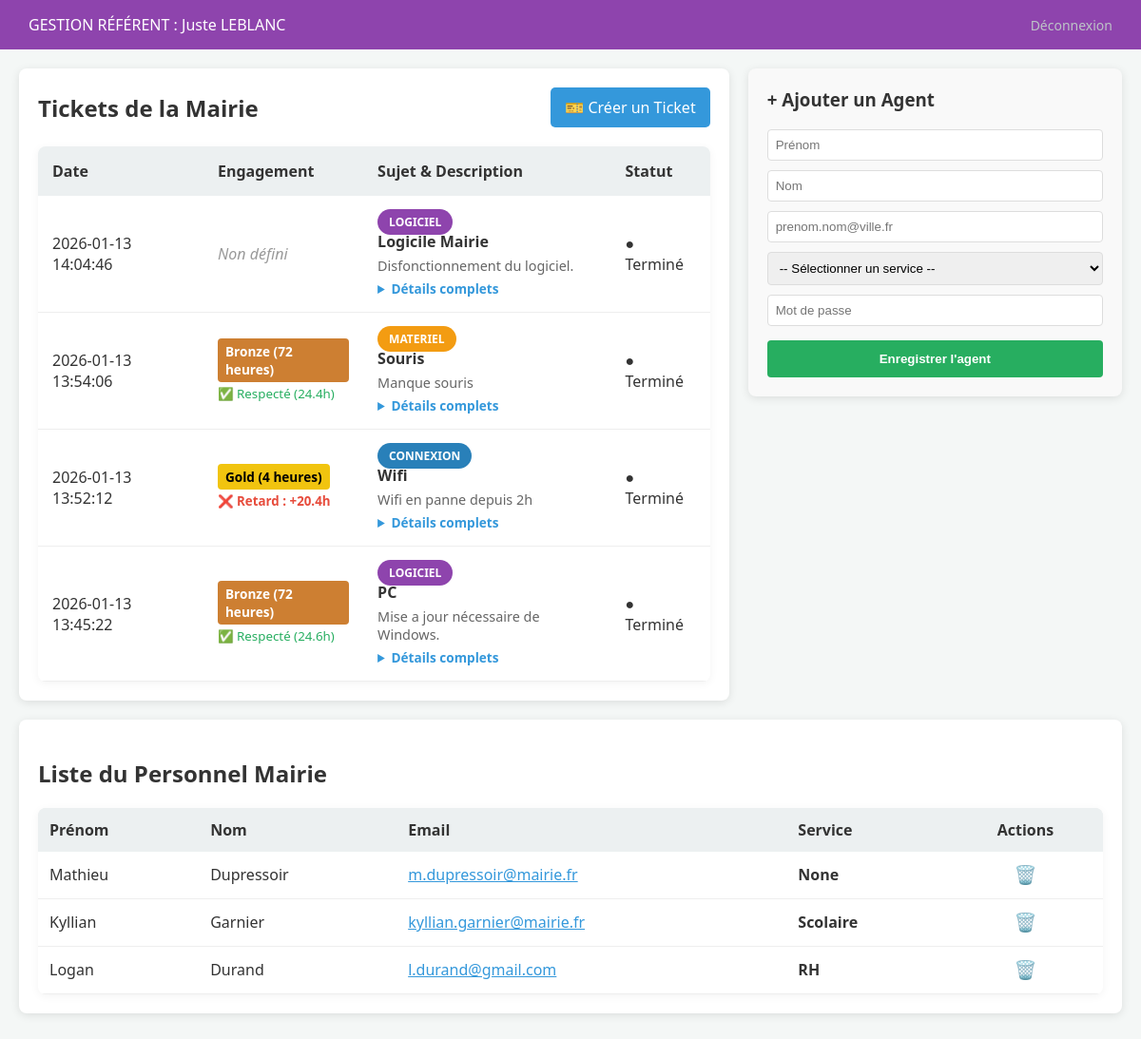
Screenshot of /referent/dashboard (signed in) with the database file from the repository.
### tables this page shows
CREATE TABLE usager (
    id INTEGER PRIMARY KEY AUTOINCREMENT,
    nom TEXT NOT NULL,
    prenom TEXT NOT NULL,
    email TEXT NOT NULL UNIQUE,
    mdp TEXT NOT NULL,
    role TEXT, -- Accepté comme NULL maintenant
    service TEXT,
    specialite TEXT,
    mairie_id INTEGER,
    prestataire_id INTEGER
, premier_login INTEGER DEFAULT 1, code_recup TEXT);

CREATE TABLE ticket (
    id INTEGER PRIMARY KEY AUTOINCREMENT,
    titre TEXT NOT NULL,
    description TEXT,
    type_prestation TEXT NOT NULL, -- 'connexion', 'materiel', 'logiciel', 'securite'
    statut TEXT DEFAULT 'Nouveau',
    date_creation DATETIME DEFAULT CURRENT_TIMESTAMP,
    createur_id INTEGER NOT NULL,
    admin_id INTEGER, technicien_id INTEGER, duree TEXT, contrat TEXT, date_fin DATETIME,
    FOREIGN KEY (createur_id) REFERENCES "usager_old"(id),
    FOREIGN KEY (admin_id) REFERENCES "usager_old"(id)
);

### app.py (the view)
@app.route('/referent/dashboard')
@login_required
def dashboard_referent():
    if current_user.role not in ['referent', 'référent']:
        return redirect(url_for('login'))
    conn = get_db_connection()
    membres = conn.execute('''
        SELECT id, nom, prenom, email, service
        FROM usager
        WHERE mairie_id = ? AND role = 'personnel_mairie'
    ''', (current_user.mairie_id,)).fetchall()
    tickets = conn.execute('''
        SELECT t.*, u.nom as demandeur, u.service
        FROM ticket t
        JOIN usager u ON t.createur_id = u.id
        WHERE u.mairie_id = ?
        ORDER BY t.date_creation DESC
    ''', (current_user.mairie_id,)).fetchall()
    conn.close()
    return render_template('dashboard_referent.html', membres=membres, tickets=tickets)

### app.py (called while the page is built)
def get_db_connection():
    conn = sqlite3.connect('mairie.db')
    conn.row_factory = sqlite3.Row
    return conn

@login_manager.user_loader
def load_user(user_id):
    conn = get_db_connection()
    u = conn.execute('SELECT * FROM usager WHERE id = ?', (user_id,)).fetchone()
    conn.close()
    if u:
        return Usager(u['id'], u['nom'], u['prenom'], u['role'], u['mairie_id'],u['premier_login'])
    return None

@app.template_filter('to_datetime')
def to_datetime_filter(s):
    if not s: return None
    try:
        return datetime.strptime(s, '%Y-%m-%d %H:%M:%S')
    except:
        return None

### templates/dashboard_referent.html (shortened to what this page needs)
<!DOCTYPE html>
<html lang="fr">
<head>
    <link rel="stylesheet" href="{{ url_for('static', filename='css/style.css') }}">
</head>
<body class="menu-body">
    <header class="admin-header" style="background-color: #8e44ad;">
        <div class="logo">GESTION RÉFÉRENT : {{ current_user.prenom }} {{ current_user.nom }}</div>
        <a href="{{ url_for('logout') }}" class="btn-logout">Déconnexion</a>
    </header>
    <div style="display: flex; gap: 20px; padding: 20px; align-items: flex-start;">
        <div style="flex: 2; background: white; padding: 20px; border-radius: 8px; box-shadow: 0 2px 10px rgba(0,0,0,0.1);">
            <div style="display: flex; justify-content: space-between; align-items: center; margin-bottom: 20px;">
                <h2 style="margin: 0;">Tickets de la Mairie</h2>
                <a href="{{ url_for('nouveau_ticket') }}" class="btn-primary" style="text-decoration: none; padding: 10px 15px; background: #3498db; color: white; border-radius: 5px;">🎫 Créer un Ticket</a>
            </div>
            <table>
                <thead>
                    <tr>
                        <th>Date</th>
                        <th>Engagement</th>
                        <th>Sujet & Description</th>
                        <th>Statut</th>
                    </tr>
                </thead>
                <tbody>
                    {% for ticket in tickets %}
                    <tr>
                        <td>{{ ticket['date_creation'] }}</td>
                        <td>
                            {% if ticket.contrat %}
                                <div style="line-height: 1.4;">
                                    <span class="badge-contrat {{ ticket.contrat|lower }}">
                                        {{ ticket.contrat }} ({{ ticket.duree }})
                                    </span><br>
                                    {% if ticket.statut == 'Terminé' and ticket.date_fin %}
                                        {% set debut = ticket.date_creation | to_datetime %}
                                        {% set fin = ticket.date_fin | to_datetime %}
                                        {% if debut and fin %}
                                            {% set ecoule = (fin - debut).total_seconds() / 3600 %}
                                            {% set limite = 4 if ticket.contrat == 'Gold' else 24 if ticket.contrat == 'Silver' else 72 %}
                                            {% if ecoule <= limite %}
                                                <small style="color: #27ae60;">✅ Respecté ({{ ecoule|round(1) }}h)</small>
                                            {% else %}
                                                <small style="color: #e74c3c; font-weight: bold;">
                                                    ❌ Retard : +{{ (ecoule - limite)|round(1) }}h
                                                </small>
                                            {% endif %}
                                        {% endif %}
                                    {% endif %}
                                </div>
                            {% else %}
                                <em style="color: #999;">Non défini</em>
                            {% endif %}
                        </td>
                        <td style="max-width: 300px;">
                            <span class="badge {{ ticket['type_prestation'] }}" style="font-size: 0.75em;">
                                {{ ticket['type_prestation'] }}
                            </span><br>
                            <strong>{{ ticket['titre'] }}</strong>
                            <div class="desc-tronquee">{{ ticket['description'] }}</div>
                            <details>
                                <summary>Détails complets</summary>
                            </details>
                        </td>
                        <td>
                            <span class="status-{{ ticket['statut'].lower().replace(' ', '') }}">
                                ● {{ ticket['statut'] }}
                            </span>
                        </td>
                    </tr>
                    {% else %}
                    <tr>
                        <td colspan="4" style="text-align: center; padding: 50px; color: #999;">Aucun ticket pour le moment.</td>
                    </tr>
                    {% endfor %}
                </tbody>
            </table>
        </div>
        <div style="flex: 1; background: #f9f9f9; padding: 20px; border-radius: 8px; box-shadow: 0 2px 10px rgba(0,0,0,0.1);">
            <h3 style="margin-top: 0;">+ Ajouter un Agent</h3>
            <form action="{{ url_for('ajouter_personnel_referent') }}" method="POST">
                <input type="text" name="prenom" placeholder="Prénom" required style="width: 95%; margin-bottom: 10px; padding: 8px; border: 1px solid #ddd; border-radius: 4px;">
                <input type="text" name="nom" placeholder="Nom" required style="width: 95%; margin-bottom: 10px; padding: 8px; border: 1px solid #ddd; border-radius: 4px;">
                <input type="email" name="email" placeholder="prenom.nom@ville.fr" required
                       pattern="[a-zA-Z0-9.-]+\.(fr|gmail\.com)$"
                       title="L'email doit se terminer par .fr ou gmail.com"
                       style="width: 95%; margin-bottom: 10px; padding: 8px; border: 1px solid #ddd; border-radius: 4px;">
                <select name="service" required style="width: 100%; margin-bottom: 10px; padding: 8px; border: 1px solid #ddd; border-radius: 4px;">
                    <option value="">-- Sélectionner un service --</option>
                </select>
                <input type="password" name="mdp" placeholder="Mot de passe" required style="width: 95%; margin-bottom: 15px; padding: 8px; border: 1px solid #ddd; border-radius: 4px;">
                <button type="submit" style="width: 100%; background: #27ae60; color: white; border: none; padding: 12px; border-radius: 4px; cursor: pointer; font-weight: bold;">Enregistrer l'agent</button>
            </form>
        </div>
    </div>
    <div style="padding: 0 20px 40px 20px;">
        <div style="background: white; padding: 20px; border-radius: 8px; box-shadow: 0 2px 10px rgba(0,0,0,0.1);">
            <h2>Liste du Personnel Mairie</h2>
            <table style="width: 100%; border-collapse: collapse;">
                <thead>
                    <tr style="background: #f2f2f2; text-align: left;">
                        <th style="padding: 12px;">Prénom</th>
                        <th style="padding: 12px;">Nom</th>
                        <th style="padding: 12px;">Email</th>
                        <th style="padding: 12px;">Service</th>
                        <th style="padding: 12px; text-align: center;">Actions</th>
                    </tr>
                </thead>
                <tbody>
                    {% for membre in membres %}
                    <tr style="border-bottom: 1px solid #eee;">
                        <td style="padding: 12px;">{{ membre.prenom }}</td>
                        <td style="padding: 12px;">{{ membre.nom }}</td>
                        <td style="padding: 12px;"><a href="mailto:{{ membre.email }}" style="color: #3498db;">{{ membre.email }}</a></td>
                        <td style="padding: 12px;"><strong>{{ membre.service }}</strong></td>
                        <td style="padding: 12px; text-align: center;">
                            <form action="{{ url_for('supprimer_personnel', user_id=membre.id) }}"
                                  method="POST"
                                  onsubmit="return confirm('Êtes-vous sûr de vouloir supprimer {{ membre.prenom }} {{ membre.nom }} ?');"
                                  style="display: inline;">
                                <button type="submit" style="background: none; border: none; color: #e74c3c; cursor: pointer; font-size: 1.2em;" title="Supprimer cet agent">🗑️</button>
                            </form>
                        </td>
                    </tr>
                    {% endfor %}
                </tbody>
            </table>
        </div>
    </div>
</body>
</html>

### static/css/style.css (style rules this page uses)
:root { --admin-dark: #2c3e50; --admin-blue: #34495e; --mairie-blue: #3498db; --success: #27ae60; --danger: #e74c3c; --warning: #f39c12; --bg-light: #f4f7f6; --text-dark: #333; }
body { font-family: 'Segoe UI', Tahoma, Geneva, Verdana, sans-serif; background-color: var(--bg-light); color: var(--text-dark); margin: 0; }
.admin-header { background: var(--admin-dark); color: white; padding: 15px 30px; display: flex; justify-content: space-between; align-items: center; }
table { width: 100%; background: white; border-collapse: collapse; border-radius: 8px; overflow: hidden; box-shadow: 0 2px 10px rgba(0,0,0,0.05); }
th { background-color: #ecf0f1; padding: 15px; text-align: left; }
td { padding: 15px; border-bottom: 1px solid #eee; }
.badge { padding: 5px 12px; border-radius: 20px; font-size: 12px; font-weight: bold; color: white; text-transform: uppercase; }
.connexion { background-color: #2980b9; }
.materiel { background-color: #f39c12; }
.logiciel { background-color: #8e44ad; }
.btn-logout { color: #bdc3c7; text-decoration: none; font-size: 14px; }

### templates/dashboard_referent.html (style rules this page uses)
.desc-tronquee { display: -webkit-box; -webkit-line-clamp: 2; -webkit-box-orient: vertical; overflow: hidden; text-overflow: ellipsis; color: #666; font-size: 0.9em; margin-top: 5px; }
details summary { cursor: pointer; color: #3498db; font-size: 0.85em; font-weight: bold; outline: none; margin-top: 5px; }
.badge-contrat { display: inline-block; padding: 4px 8px; border-radius: 4px; font-size: 0.85em; font-weight: bold; }
.gold { background-color: #f1c40f; color: #000; }
.bronze { background-color: #cd7f32; color: #fff; }

### rows the page displays
usager: prenom "Juste", nom "LEBLANC"
ticket: date_creation "2026-01-13 14:04:46", shows "Non défini", type_prestation "LOGICIEL", titre "Logicile Mairie", description "Disfonctionnement du logiciel.", statut "Terminé"
ticket: date_creation "2026-01-13 13:54:06", contrat "Bronze", duree "72 heures", ecoule "24.4", type_prestation "MATERIEL", titre "Souris", description "Manque souris", statut "Terminé"
ticket: date_creation "2026-01-13 13:52:12", contrat "Gold", duree "4 heures", value "20.4", type_prestation "CONNEXION", titre "Wifi", description "Wifi en panne depuis 2h", statut "Terminé"
ticket: date_creation "2026-01-13 13:45:22", contrat "Bronze", duree "72 heures", ecoule "24.6", type_prestation "LOGICIEL", titre "PC", description "Mise a jour nécessaire de Windows.", statut "Terminé"
usager: prenom "Mathieu", nom "Dupressoir", email "m.dupressoir@mairie.fr", service "None"
usager: prenom "Kyllian", nom "Garnier", email "kyllian.garnier@mairie.fr", service "Scolaire"
usager: prenom "Logan", nom "Durand", email "l.durand@gmail.com", service "RH"
